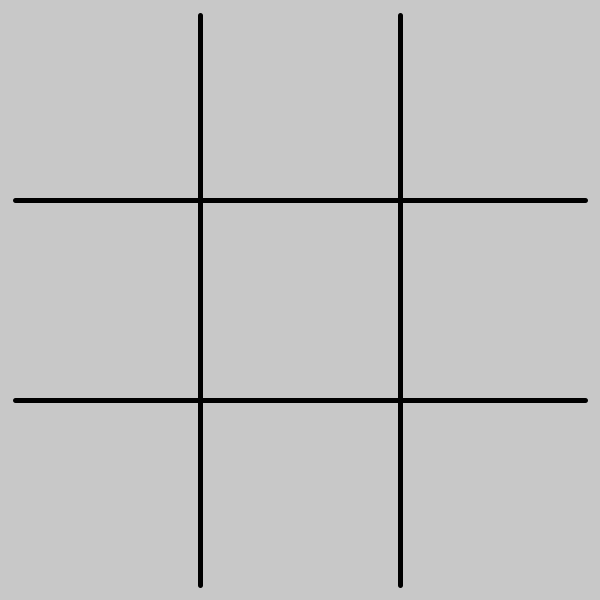
Frame 1 (no input)
Frame 60 (the mouse pressed at the canvas centre just before this capture): identical to frame 1, image omitted
Frame 120 (the mouse held since frame 60 and released just before this capture): identical to frame 1, image omitted

The Processing sketch that drew this single still picture (run headless with seeded random() and noise(); from frame 60 on, the mouse is pressed at the canvas centre):

// Processing sketch: IA_morpion
// ── IA_morpion.pde
//si une case est jouée, elle passe a 1 si les O jouent et 2 si les X jouent

int[][] board = new int[3][3];
int joueur = 1; // Les O commencent



void setup(){

    size(600,600);

    //initialisation du tableau
    for(int i = 0; i<3; i++){
        for(int j = 0; j<3; j++){
            board[i][j] = 0;
        }
    }





}

void drawCross(int x, int y){
    fill(0);
    strokeWeight(20);

    line(x+30, y+30, x+170, y+170);
    line(x+30, y+170, x+170, y+30);
}

void drawCircle(int x, int y){
    noFill();
    stroke(0);
    strokeWeight(20);
    ellipse(x+100, y+100, 140,140);
}

void drawSign(){
    for(int i = 0; i<3; i++){
        for(int j = 0; j<3; j++){

            if(board[i][j] == 1){
                drawCircle(i*200, j*200);
            }
            else if(board[i][j] == 2){
                drawCross(i*200, j*200);
            }
        }
    }
}

void drawBoard(){
    fill(0);
    strokeWeight(5);
    line(200, 15, 200, 585);
    line(400, 15, 400, 585);
    line(15, 200, 585, 200);
    line(15, 400, 585, 400);
}


void draw(){
    background(200,200,200);
    drawBoard();
    drawSign();

    if(mousePressed && mouseButton == LEFT && joueur == 1){
        board[floor(mouseX/200)][floor(mouseY/200)] = joueur;
    }
    else if(!mousePressed && joueur == 1){
        joueur = 2;
    }

    else if(mousePressed && mouseButton == LEFT && joueur == 2){
        board[floor(mouseX/200)][floor(mouseY/200)] = joueur;
    }
    else if(!mousePressed && joueur == 2){
        joueur = 1;
    }



}
